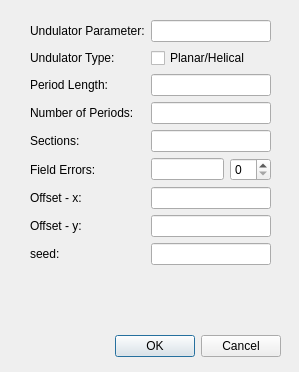
<?xml version="1.0" encoding="UTF-8"?>
<ui version="4.0">
 <class>Dialog</class>
 <widget class="QDialog" name="Dialog">
  <property name="geometry">
   <rect>
    <x>0</x>
    <y>0</y>
    <width>299</width>
    <height>372</height>
   </rect>
  </property>
  <property name="windowTitle">
   <string>Dialog</string>
  </property>
  <widget class="QDialogButtonBox" name="buttonBox">
   <property name="geometry">
    <rect>
     <x>30</x>
     <y>330</y>
     <width>251</width>
     <height>32</height>
    </rect>
   </property>
   <property name="orientation">
    <enum>Qt::Horizontal</enum>
   </property>
   <property name="standardButtons">
    <set>QDialogButtonBox::Cancel|QDialogButtonBox::Ok</set>
   </property>
  </widget>
  <widget class="QWidget" name="formLayoutWidget">
   <property name="geometry">
    <rect>
     <x>30</x>
     <y>20</y>
     <width>241</width>
     <height>281</height>
    </rect>
   </property>
   <layout class="QFormLayout" name="formLayout">
    <property name="fieldGrowthPolicy">
     <enum>QFormLayout::AllNonFixedFieldsGrow</enum>
    </property>
    <item row="0" column="0">
     <widget class="QLabel" name="label_2">
      <property name="text">
       <string>Undulator Parameter:</string>
      </property>
     </widget>
    </item>
    <item row="0" column="1">
     <widget class="QLineEdit" name="aw0"/>
    </item>
    <item row="2" column="0">
     <widget class="QLabel" name="label_3">
      <property name="text">
       <string>Period Length:</string>
      </property>
     </widget>
    </item>
    <item row="2" column="1">
     <widget class="QLineEdit" name="xlamd"/>
    </item>
    <item row="3" column="0">
     <widget class="QLabel" name="label_4">
      <property name="text">
       <string>Number of Periods:</string>
      </property>
     </widget>
    </item>
    <item row="3" column="1">
     <widget class="QLineEdit" name="nwig"/>
    </item>
    <item row="4" column="0">
     <widget class="QLabel" name="label_8">
      <property name="text">
       <string>Sections:</string>
      </property>
     </widget>
    </item>
    <item row="4" column="1">
     <widget class="QLineEdit" name="nsec"/>
    </item>
    <item row="5" column="0">
     <widget class="QLabel" name="label_5">
      <property name="text">
       <string>Field Errors:</string>
      </property>
     </widget>
    </item>
    <item row="5" column="1">
     <layout class="QHBoxLayout" name="horizontalLayout">
      <item>
       <widget class="QLineEdit" name="delaw"/>
      </item>
      <item>
       <widget class="QSpinBox" name="iertyp"/>
      </item>
     </layout>
    </item>
    <item row="6" column="0">
     <widget class="QLabel" name="label_6">
      <property name="text">
       <string>Offset - x:</string>
      </property>
     </widget>
    </item>
    <item row="6" column="1">
     <widget class="QLineEdit" name="awx"/>
    </item>
    <item row="7" column="0">
     <widget class="QLabel" name="label_7">
      <property name="text">
       <string>Offset - y:</string>
      </property>
     </widget>
    </item>
    <item row="7" column="1">
     <widget class="QLineEdit" name="awy"/>
    </item>
    <item row="8" column="0">
     <widget class="QLabel" name="label_9">
      <property name="text">
       <string>seed:</string>
      </property>
     </widget>
    </item>
    <item row="8" column="1">
     <widget class="QLineEdit" name="seed"/>
    </item>
    <item row="1" column="0">
     <widget class="QLabel" name="label">
      <property name="text">
       <string>Undulator Type:</string>
      </property>
     </widget>
    </item>
    <item row="1" column="1">
     <widget class="QCheckBox" name="checkBox">
      <property name="text">
       <string>Planar/Helical</string>
      </property>
     </widget>
    </item>
   </layout>
  </widget>
 </widget>
 <resources/>
 <connections>
  <connection>
   <sender>buttonBox</sender>
   <signal>accepted()</signal>
   <receiver>Dialog</receiver>
   <slot>accept()</slot>
   <hints>
    <hint type="sourcelabel">
     <x>248</x>
     <y>254</y>
    </hint>
    <hint type="destinationlabel">
     <x>157</x>
     <y>274</y>
    </hint>
   </hints>
  </connection>
  <connection>
   <sender>buttonBox</sender>
   <signal>rejected()</signal>
   <receiver>Dialog</receiver>
   <slot>reject()</slot>
   <hints>
    <hint type="sourcelabel">
     <x>316</x>
     <y>260</y>
    </hint>
    <hint type="destinationlabel">
     <x>286</x>
     <y>274</y>
    </hint>
   </hints>
  </connection>
 </connections>
</ui>
